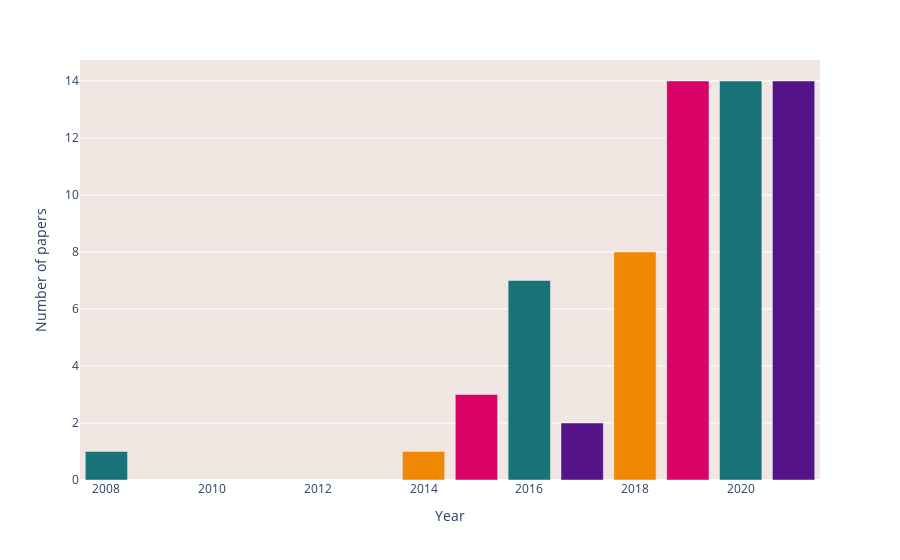

Source (notebook cell):
### Markdown cell above
## Date Barplot

### Code cell
date_df = short['Year'].value_counts().reset_index().rename(columns={'index':'Year','Year':'Number of papers'})
date_df['colour'] = date_df['Year'].apply(lambda x: str(x%4))
date_plot = px.bar(date_df, x='Year',y='Number of papers',color='colour', color_discrete_sequence=['#D90368','#197278','#541388','#F18805'])
date_plot.update_layout(showlegend=False,plot_bgcolor="#F0e7E2") 


date_plot.show()

### Figure 1 — Plotly figure (JSON) as saved in the notebook; plotly's stock layout.template omitted (floating-point values rounded to 4 significant figures)
{"data": [{"alignmentgroup": "True", "hovertemplate": "colour=3.0<br>Year=%{x}<br>Number of papers=%{y}<extra></extra>", "legendgroup": "3.0", "marker": {"color": "#D90368", "pattern": {"shape": ""}}, "name": "3.0", "offsetgroup": "3.0", "orientation": "v", "showlegend": true, "textposition": "auto", "type": "bar", "x": [2019, 2015], "xaxis": "x", "y": [14, 3], "yaxis": "y"}, {"alignmentgroup": "True", "hovertemplate": "colour=0.0<br>Year=%{x}<br>Number of papers=%{y}<extra></extra>", "legendgroup": "0.0", "marker": {"color": "#197278", "pattern": {"shape": ""}}, "name": "0.0", "offsetgroup": "0.0", "orientation": "v", "showlegend": true, "textposition": "auto", "type": "bar", "x": [2020, 2016, 2008], "xaxis": "x", "y": [14, 7, 1], "yaxis": "y"}, {"alignmentgroup": "True", "hovertemplate": "colour=1.0<br>Year=%{x}<br>Number of papers=%{y}<extra></extra>", "legendgroup": "1.0", "marker": {"color": "#541388", "pattern": {"shape": ""}}, "name": "1.0", "offsetgroup": "1.0", "orientation": "v", "showlegend": true, "textposition": "auto", "type": "bar", "x": [2021, 2017], "xaxis": "x", "y": [14, 2], "yaxis": "y"}, {"alignmentgroup": "True", "hovertemplate": "colour=2.0<br>Year=%{x}<br>Number of papers=%{y}<extra></extra>", "legendgroup": "2.0", "marker": {"color": "#F18805", "pattern": {"shape": ""}}, "name": "2.0", "offsetgroup": "2.0", "orientation": "v", "showlegend": true, "textposition": "auto", "type": "bar", "x": [2018, 2014], "xaxis": "x", "y": [8, 1], "yaxis": "y"}], "layout": {"barmode": "relative", "legend": {"title": {"text": "colour"}, "tracegroupgap": 0}, "margin": {"t": 60}, "plot_bgcolor": "#F0e7E2", "showlegend": false, "xaxis": {"anchor": "y", "domain": [0, 1], "title": {"text": "Year"}}, "yaxis": {"anchor": "x", "domain": [0, 1], "title": {"text": "Number of papers"}}}}
